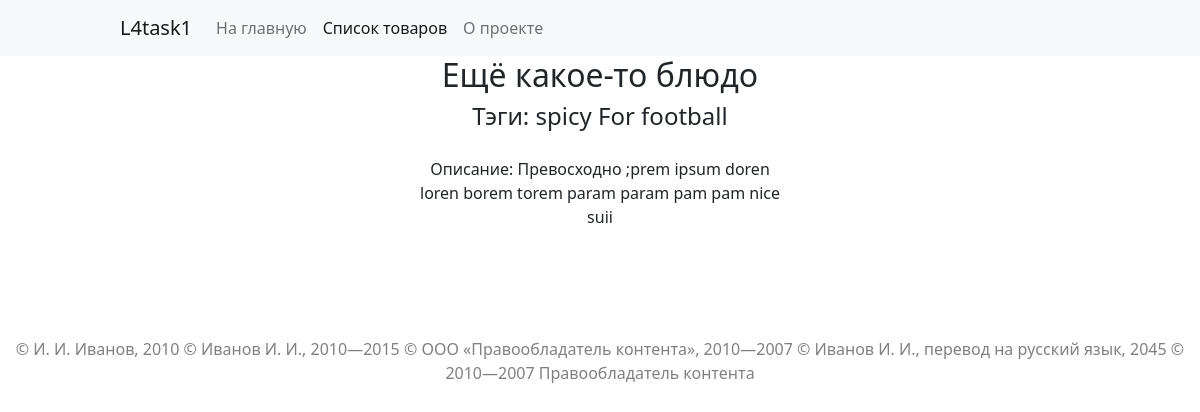
Screenshot of /catalog/7/ with the database file from the repository.
### catalog/models.py (models this page shows)
class Item(models.Model):
    is_published = models.BooleanField(default=True)
    is_on_main = models.BooleanField(default=False)
    name = models.CharField(max_length=150, default='your name')
    text = models.TextField(default='your desc', validators=[validate_desc])
    category = models.ForeignKey(
        'Category', on_delete=models.DO_NOTHING, null=True)
    images = models.ForeignKey(
        'DescriptionImages', on_delete=models.CASCADE, null=True)
    tags = models.ManyToManyField('Tag')
    class Meta:
        verbose_name = 'товар'
        verbose_name = 'товары'
        default_related_name = 'items'
        ordering = ('category__name',)
    upload = models.ImageField(upload_to='uploads/%Y/%m', default='nothing')
    @property
    def get_img(self):
        return get_thumbnail(self.upload, '300x300', crop='center', quality=51)
    def image_tmb(self):
        if self.upload:
            return mark_safe(
                f'<img src="{self.get_img.url}">'
            )
        return 'Нет изображения'
    image_tmb.short_description = 'превью'
    image_tmb.allow_tags = True

class Tag(models.Model):
    name = models.CharField(max_length=150, default='your name')
    is_published = models.BooleanField(default=True)
    slug = models.CharField(
        max_length=200, validators=[validate_slug], default='slug')

### catalog/views.py (the view)
# urls.py: re_path(r'^(?P<pk>[1-9][0-9]*?)/$', views.item_detail, name='item_detail'),
def item_detail(request, pk: int):
    item = get_object_or_404(Item, pk=pk)
    context = {'item': item, 'navbar': 'catalog'}
    return render(request, 'catalog/detail.html', context)

### templates/catalog/detail.html (shortened to what this page needs)
<!DOCTYPE html>
<html lang="ru">
<head>
  {% extends "base.html" %}
  {% load static %}
  {% block content %}
  <link rel="stylesheet" href="{% static 'css/catalog_detail_style.css' %}">
</head>
<body>
  <div class="whole_card">
    <h2>{{ item.name }}</h2>
    <h4>Тэги: {% for tag in item.tags.all %} {{ tag.name }} {% endfor %}</h4>
    <p>Описание: {{ item.text }}</p>
  </div>
  {% endblock %}

### static_dev/css/catalog_detail_style.css (style rules this page uses)
.whole_card { width: 30%; margin: auto; align-content: center; }
h2, h4, p { text-align: center; }
p { margin-bottom: 10%; margin-top: 5%; }

### rows the page displays
Item: name "Ещё какое-то блюдо", text "Превосходно ;prem ipsum doren loren borem torem param param pam pam nice suii"
Tag: name "spicy"
Tag: name "For football"
